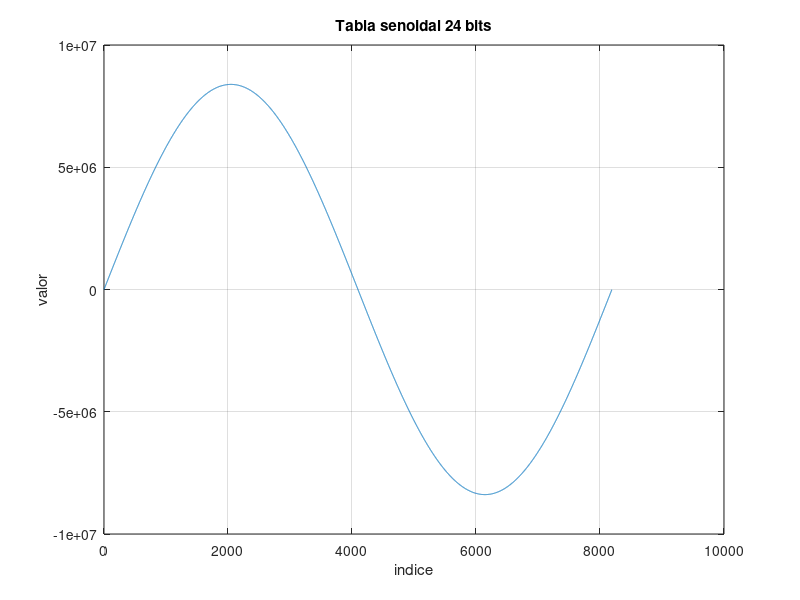

This figure's MATLAB source:
%% Tabla senoidal DDS de 24 bits - version 2 (codec PCM3060)
N    = 8192;              % puntos de la tabla (2^13). NO cambia el motor DDS (>>19)
bits = 24;                % resolucion vertical (eje Y)
A    = 2^(bits-1) - 1;    % pico maximo con signo = 8388607

n = 0:N-1;                              % indices 0..8191
y = round(A * sin(2*pi*n / N));        % seno de fondo de escala, CON SIGNO

% --- chequeos en consola ---
fprintf('N    = %d puntos\n', N);
fprintf('pico = +-%d  (medido: min=%d  max=%d)\n', A, min(y), max(y));

% --- opcional: verlo ---
plot(n, y); grid on; title('Tabla senoidal 24 bits'); xlabel('indice'); ylabel('valor');

% --- exportar a sine_table.h (int32_t) ---
fid = fopen('sine_table.h', 'w');
fprintf(fid, '// Tabla senoidal DDS: %d puntos, %d bits con signo (+-%d)\n', N, bits, A);
fprintf(fid, '// Generada en MATLAB para el codec PCM3060 (24 bits)\n');
fprintf(fid, '#ifndef SINE_TABLE_H\n#define SINE_TABLE_H\n#include <stdint.h>\n\n');
fprintf(fid, '#define SINE_N %d\n\n', N);
fprintf(fid, 'static const int32_t sine_table[%d] = {\n', N);
for k = 1:N
    fprintf(fid, '%d, ', y(k));
    if mod(k, 8) == 0, fprintf(fid, '\n'); end
end
fprintf(fid, '};\n\n#endif\n');
fclose(fid);
disp('OK -> sine_table.h generado en la carpeta actual.');
